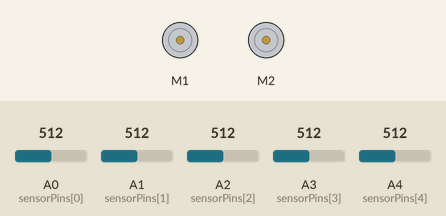
Recording of a sketch running on a simulated Arduino Uno, built with avr-gcc and run on an emulated ATmega328P. Parts: 2 × DC motor (green arrow = forward, orange = backward, longer = faster). The inputs (shaded band) are chosen by the test bench; at power-on: A0 (sensorPins[0]) = 512, A3 (sensorPins[3]) = 512, A4 (sensorPins[4]) = 512, A1 (sensorPins[1]) = 512, A2 (sensorPins[2]) = 512. What the sketch prints to the serial monitor is not drawn.

Above: at 7.0 s.
7.1 s: A0 (sensorPins[0]) set to 793
10.1 s: A0 (sensorPins[0]) set to 818
At 11.3 s:
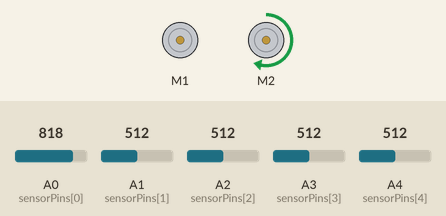
11.6 s: A3 (sensorPins[3]) set to 610
At 11.9 s:
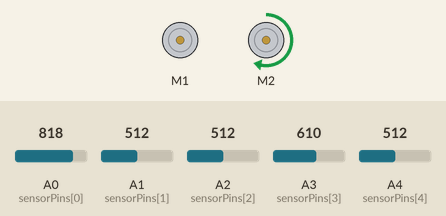
13.1 s: A4 (sensorPins[4]) set to 610
At 14.3 s:
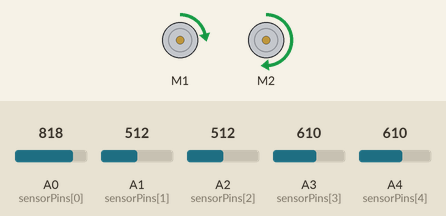
14.6 s: A1 (sensorPins[1]) set to 306
At 15.8 s:
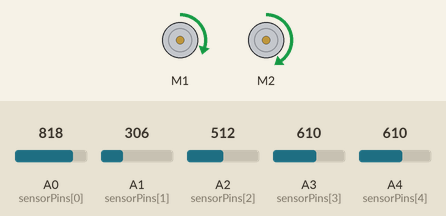
16.1 s: A2 (sensorPins[2]) set to 538
At 16.4 s:
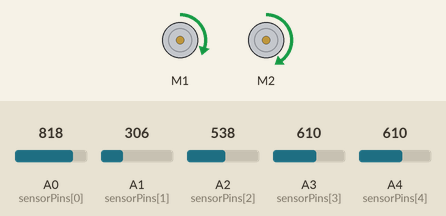
Timing chart, 0 to 18.6 s (numbered marks = the images above; inputs shaded):
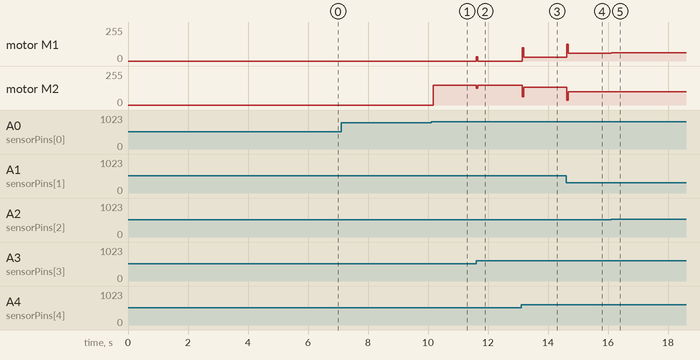

Measured:
- the behaviour switches between 800 and 801 on A0 (sensorPins[0]) (found by bisection; images 0 and 1)
- after the input at 7.1 s, every drawn part: stays the same
- after the input at 10.1 s, motor M2: stopped → forward 150/255 after 0.08 s
- after the input at 11.6 s, motor M1: stopped → forward 33/255 at once, → stopped 0.05 s later; motor M2: forward 150/255 → forward 127/255 at once, → forward 150/255 0.05 s later
- after the input at 13.1 s, motor M1: stopped → forward 28/255 at once; motor M2: forward 150/255 → forward 132/255 at once
- after the input at 14.6 s, motor M1: forward 28/255 → forward 60/255 at once; motor M2: forward 132/255 → forward 100/255 at once
- after the input at 16.1 s, motor M1: forward 60/255 → forward 61/255 at once; motor M2: forward 100/255 → forward 99/255 at once

The sketch:

PIDRefined.ino
```cpp
#include <AFMotor.h>

// Define the number of sensors you're using
#define NUM_SENSORS 5


// Define the pins for each sensor
const uint8_t sensorPins[NUM_SENSORS] = {A0, A1, A2, A3, A4};

// Arrays to store the calibration values
uint16_t sensorMin[NUM_SENSORS];
uint16_t sensorMax[NUM_SENSORS];

// Array to hold the current sensor readings
uint16_t sensorValues[NUM_SENSORS];

// Connect motors to ports on the motor shield
AF_DCMotor leftMotor(1);  // Motor 1 connected to M1 on shield
AF_DCMotor rightMotor(2); // Motor 2 connected to M2 on shield

// PID control variables
int baseSpeed = 80;   // Base motor speed
int maxSpeed = 150;    // Maximum motor speed (0-255 for the motor driver)
float Kp = 0.5;        // Proportional constant
float Ki = 0.0;        // Integral constant (start with 0)
float Kd = 1.0;        // Derivative constant

int lastError = 0;     // Previous error for calculating derivative
int integral = 0;      // Integral of the error

void setup() {
  // Initialize serial communication for output
  Serial.begin(9600);

  // Set initial motor speeds to 0
  leftMotor.setSpeed(0);
  rightMotor.setSpeed(0);
  leftMotor.run(FORWARD);  // Set initial direction to FORWARD
  rightMotor.run(FORWARD);

  // Initialize the sensor calibration
  calibrateSensors();
}

void loop() {
  if (allSensorsWhite()) {
    readSensors();
        // Stop motors if all sensors are not detecting black
        leftMotor.setSpeed(0);
        rightMotor.setSpeed(0);
        leftMotor.run(RELEASE);
        rightMotor.run(RELEASE);
        Serial.println("All sensors white. Motors stopped.");
    } else {

  readSensors();

  // Use PID control to adjust motor speeds based on the error
  PID_control();
        // Continue driving or implement PID control logic
        // PID_control(); // Uncomment this if you have PID control logic
    }
  // Get the sen

  delay(50);  // Small delay between loops to allow time for motors to adjust
}

// Function to calibrate the sensors (stores min and max values)
void calibrateSensors() {
  Serial.println("Calibrating... Move the sensors over white and black surfaces.");

  // Initialize calibration values
  for (uint8_t i = 0; i < NUM_SENSORS; i++) {
    sensorMin[i] = 1023;  // Set to the maximum possible value initially
    sensorMax[i] = 0;     // Set to the minimum possible value initially
  }

  // Perform calibration
  for (uint16_t t = 0; t < 1000; t++) {  // Calibrate for some duration
    readSensors();

    // Update min and max values for each sensor
    for (uint8_t i = 0; i < NUM_SENSORS; i++) {
      if (sensorValues[i] < sensorMin[i]) {
        sensorMin[i] = sensorValues[i];
      }
      if (sensorValues[i] > sensorMax[i]) {
        sensorMax[i] = sensorValues[i];
      }
    }

    delay(5);
  }

  Serial.println("Calibration complete.");
}

// Function to read sensor values using analogRead
void readSensors() {
  for (uint8_t i = 0; i < NUM_SENSORS; i++) {
    sensorValues[i] = analogRead(sensorPins[i]);

    // Normalize the readings between 0 and 1000 based on calibration
    if (sensorValues[i] < sensorMin[i]) {
      sensorValues[i] = 0;
    } else if (sensorValues[i] > sensorMax[i]) {
      sensorValues[i] = 1000;
    } else {
      sensorValues[i] = map(sensorValues[i], sensorMin[i], sensorMax[i], 0, 1000);
    }
  }
}

// Function to calculate the error for PID control
int calculateError() {
  long weightedSum = 0;
  long sum = 0;

  // Calculate a weighted average based on sensor positions and readings
  for (uint8_t i = 0; i < NUM_SENSORS; i++) {
    weightedSum += (long)sensorValues[i] * (i * 1000);  // Weights: 0, 1000, 2000, 3000, 4000
    sum += sensorValues[i];
  }

  // If no line detected (all sensors are reading white), return error = 0
  if (sum == 0) {
    return 0;  // Could be adjusted to another default value if needed
  }

  // Calculate the weighted position of the line
  int position = weightedSum / sum;

  // Special handling for edge cases:
  // Case 1: If the last two sensors on the left (sensors 0 and 1) detect the line
  if (sensorValues[0] > 800 && sensorValues[1] > 800 && sensorValues[2] < 500 && sensorValues[3] < 500 && sensorValues[4] < 500) {
    return -700;  // Error for the line being far left
  }

  // Case 2: If the last two sensors on the right (sensors 3 and 4) detect the line
  if (sensorValues[3] > 800 && sensorValues[4] > 800 && sensorValues[0] < 500 && sensorValues[1] < 500 && sensorValues[2] < 500) {
    return 700;  // Error for the line being far right
  }

  // The target position is the center (2000), so error is the deviation from this center
  int error = position - 2000;  // Error will be negative if too far left, positive if too far right

  // Limit the error to be within the desired range
  if (error > 600) {
    error = 700;
  } else if (error < -600) {
    error = -700;
  }

  return error;
}

// Function to implement PID control and adjust motor speeds
void PID_control() {
  // Get the current error from sensor readings
  int error = calculateError();

  // Calculate the PID control values
  integral += error;  // Integral term
  int derivative = error - lastError;  // Derivative term
  lastError = error;  // Save the error for the next loop

  // Calculate the correction using the PID formula
  int correction = (Kp * error) + (Ki * integral) + (Kd * derivative);

  // Calculate the motor speeds
  int leftSpeed = baseSpeed + correction;
  int rightSpeed = baseSpeed - correction;

  // Constrain motor speeds to max and min values
  leftSpeed = constrain(leftSpeed, 0, maxSpeed);
  rightSpeed = constrain(rightSpeed, 0, maxSpeed);

  // Set motor speeds
  setMotorSpeeds(leftSpeed, rightSpeed);
}

// Function to set motor speeds using AFMotor library
void setMotorSpeeds(int leftSpeed, int rightSpeed) {
  leftMotor.setSpeed(leftSpeed);
  rightMotor.setSpeed(rightSpeed);

  leftMotor.run(FORWARD);
  rightMotor.run(FORWARD);
}
bool allSensorsWhite() {
    for (uint8_t i = 0; i < NUM_SENSORS; i++) {
        if (sensorValues[i] > 800) {  // Assuming 800 is the threshold for detecting black
            return false; // At least one sensor is detecting black
        }
    }
    return true; // All sensors are detecting white
}
```
